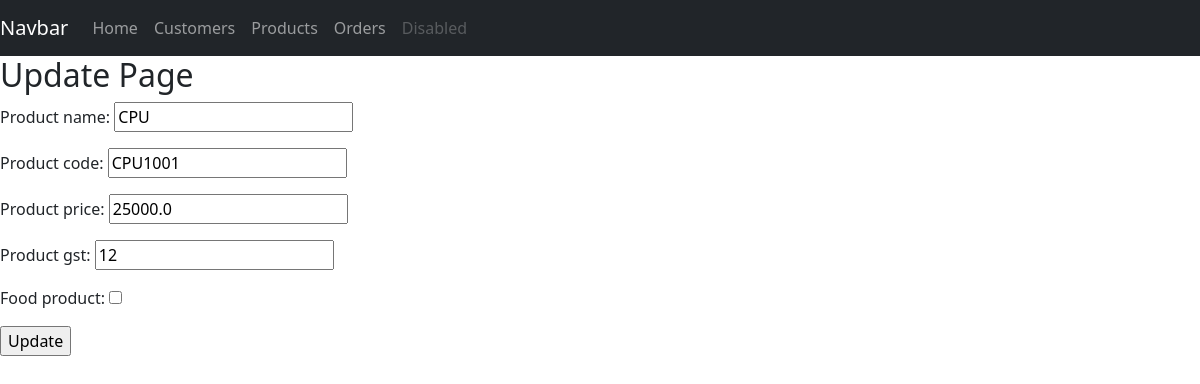
The page /Products/product_update/1/ on the database as committed earlier.
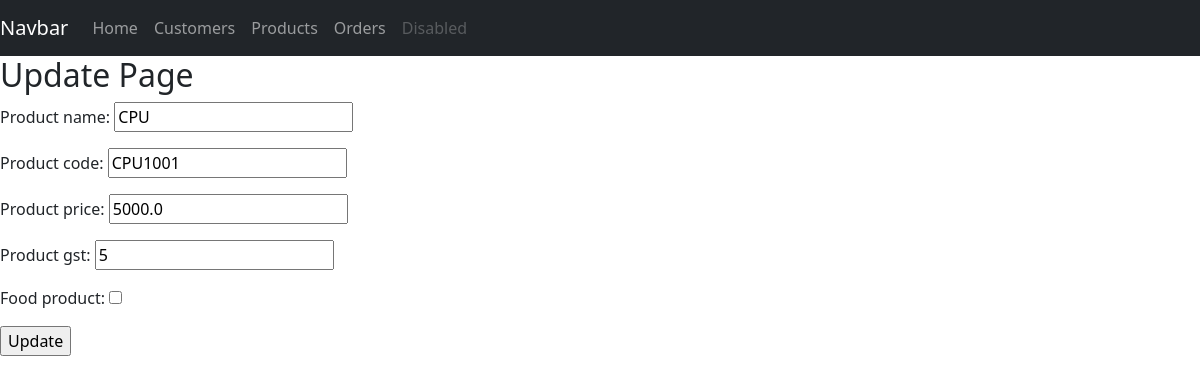
The same page on the database as committed later.
### Products/models.py (models this page shows, shortened)
class MyProducts(models.Model):
    product_name = models.CharField(max_length=35,null=True)
    product_code = models.CharField(max_length=35,null=True)
    product_price = models.FloatField(default=0)
    product_gst  = models.IntegerField(default=0)
    food_product = models.BooleanField(default=0)

### Products/views.py (the view, shortened to what this page needs)
# urls.py: path('product_update/<int:id>/',  views.ProductUpdate),
def ProductUpdate(request,id):
    prod_oldinfo = MyProducts.objects.get(id=id)
    prod_form    = MyProductForm(instance=prod_oldinfo)
    return render(request,'Product/3_update.html',{'prod_form':prod_form})

### Products/forms.py
class MyProductForm(ModelForm):
    class Meta:
        model = MyProducts
        fields = '__all__'

### templates/Product/3_update.html (shortened to what this page needs)
<!DOCTYPE html>
<html lang="en">
<head>
</head>
<body>
    {% include 'Customer/navbar.html' %}
    <h2>Update Page</h2>
    <form action="" method="POST" autocomplete="off">
        {{prod_form.as_p}}
        <input type="submit" value="Update">
    </form>
</body>
</html>

Rows that differ between the two databases and show on the page:
changed MyProducts "CPU": product_price "25000.0" → "5000.0"; product_gst "12" → "5"
